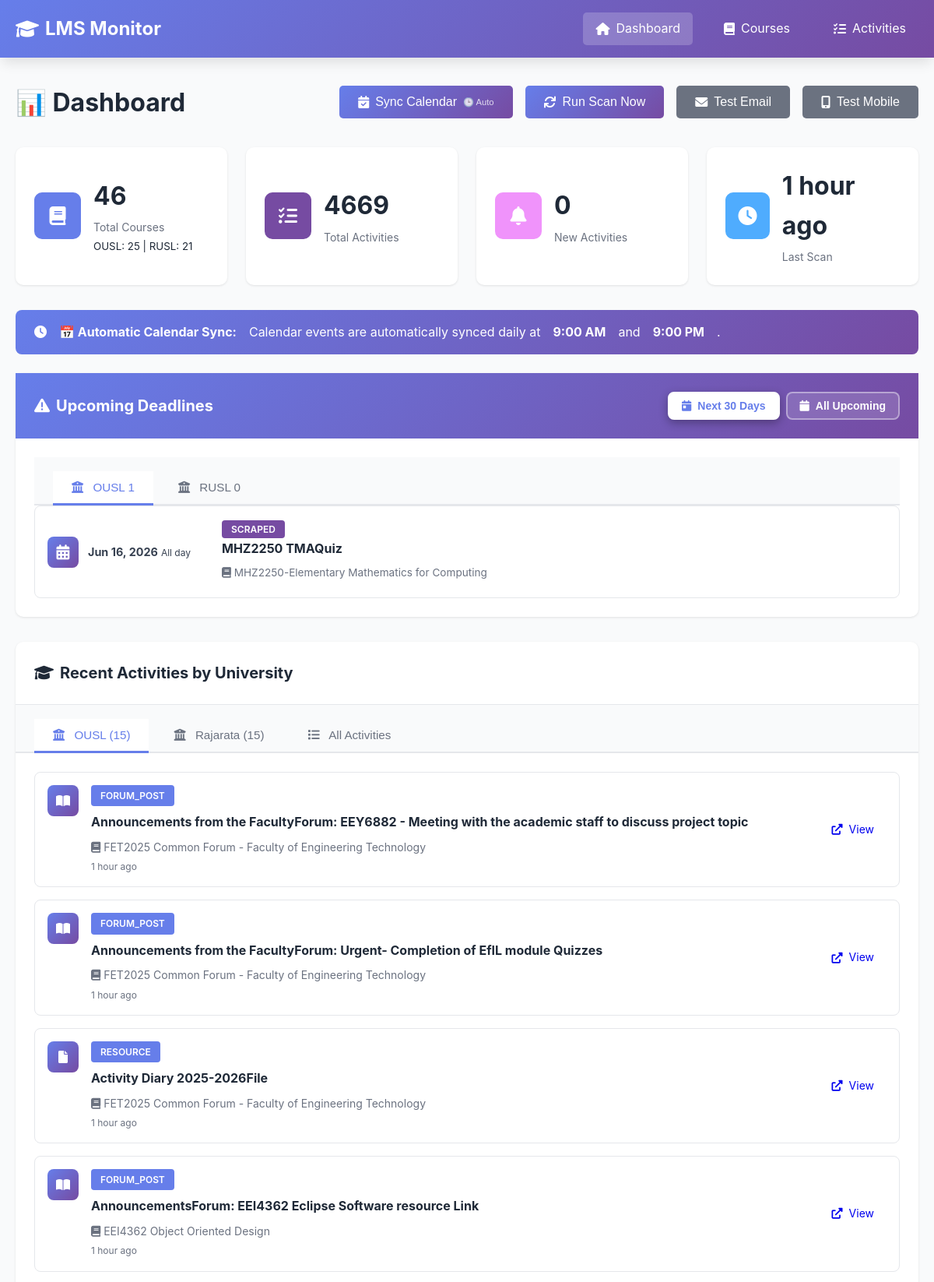
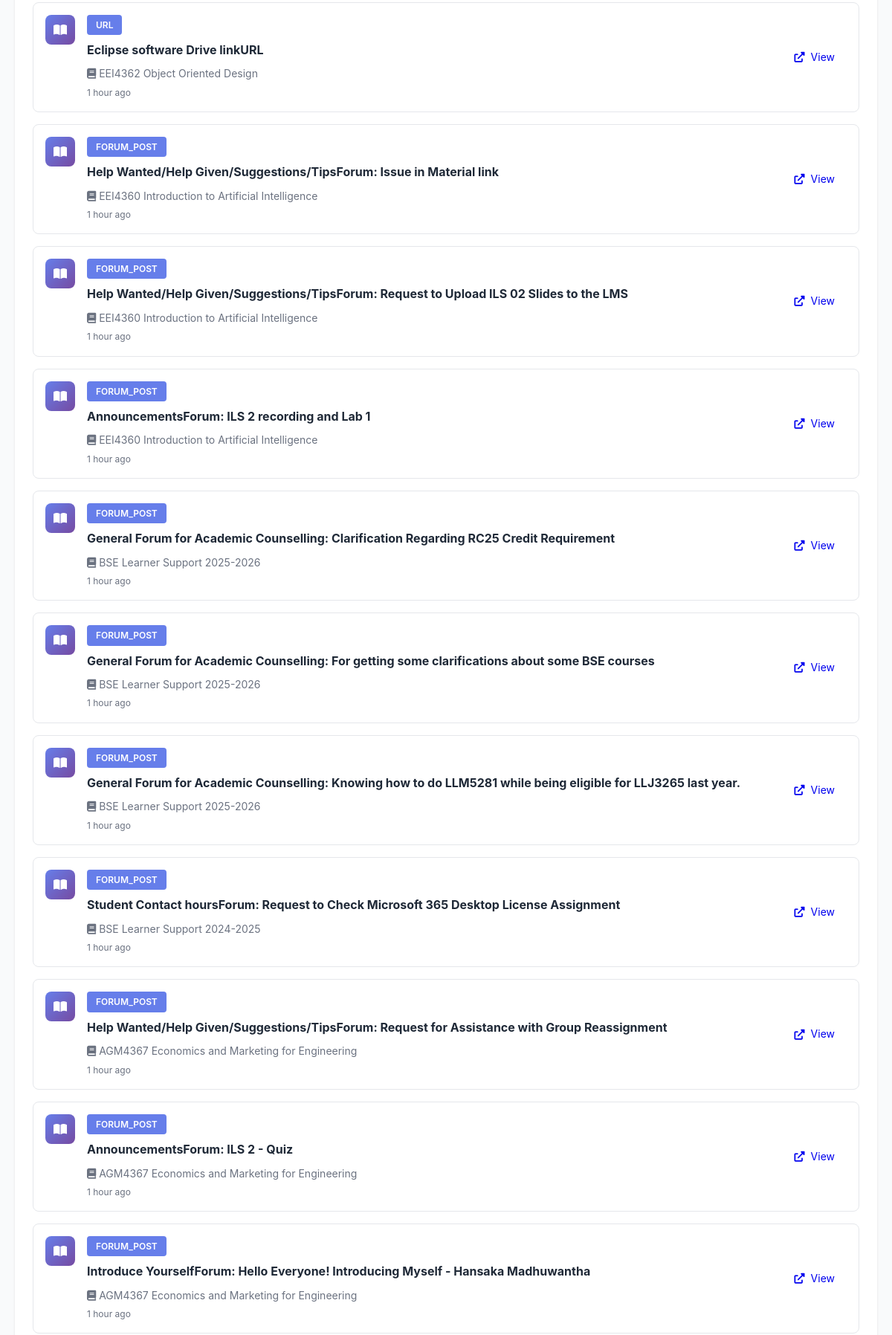
The page / (upper part) on the database its author committed (2 pictures, top to bottom).
### tables this page shows
CREATE TABLE scan_history (
                id INTEGER PRIMARY KEY AUTOINCREMENT,
                lms_name TEXT NOT NULL,
                scan_time TIMESTAMP DEFAULT CURRENT_TIMESTAMP,
                courses_found INTEGER,
                activities_found INTEGER,
                new_activities INTEGER,
                status TEXT,
                error_message TEXT
            );

CREATE TABLE deadlines (
                id INTEGER PRIMARY KEY AUTOINCREMENT,
                deadline_id TEXT UNIQUE NOT NULL,
                title TEXT NOT NULL,
                description TEXT,
                deadline_date TIMESTAMP NOT NULL,
                lms_name TEXT NOT NULL,
                course_id TEXT,
                activity_id TEXT,
                source TEXT NOT NULL,
                location TEXT,
                first_seen TIMESTAMP DEFAULT CURRENT_TIMESTAMP,
                FOREIGN KEY (course_id) REFERENCES courses(course_id),
                FOREIGN KEY (activity_id) REFERENCES activities(activity_id)
            );

CREATE TABLE courses (
                id INTEGER PRIMARY KEY AUTOINCREMENT,
                course_id TEXT UNIQUE NOT NULL,
                lms_name TEXT NOT NULL,
                course_name TEXT NOT NULL,
                course_url TEXT,
                first_seen TIMESTAMP DEFAULT CURRENT_TIMESTAMP,
                last_checked TIMESTAMP DEFAULT CURRENT_TIMESTAMP
            );

### app.py (the view)
@app.route('/')
def index():
    stats = db.get_stats()
    recent_activities = db.get_recent_activities(limit=20)
    scan_history = db.get_scan_history(limit=10)
    ousl_activities = db.get_activities_by_lms('OUSL', limit=15)
    rusl_activities = db.get_activities_by_lms('RUSL', limit=15)
    upcoming_deadlines = db.get_all_upcoming_deadlines(days_ahead=365)
    import re
    for deadline in upcoming_deadlines:
        if deadline['source'] in ['calendar', 'scraped'] and not deadline.get('course_name'):
            course_code_match = re.search(r'\b([A-Z]{2,4}\d{4})\b', deadline['title'])
            if course_code_match:
                course_code = course_code_match.group(1)
                courses = db.get_all_courses()
                for course in courses:
                    if course_code in course['course_name']:
                        deadline['course_name'] = course['course_name']
                        break
    is_render = os.getenv('RENDER') is not None or os.getenv('RAILWAY_ENVIRONMENT') is not None
    return render_template('index.html',
                          stats=stats,
                          recent_activities=recent_activities,
                          ousl_activities=ousl_activities,
                          rusl_activities=rusl_activities,
                          upcoming_deadlines=upcoming_deadlines,
                          scan_history=scan_history,
                          is_render=is_render)

### app.py (called while the page is built)
@app.template_filter('datetime')
def format_datetime(value, format='%Y-%m-%d %H:%M:%S'):
    if value is None:
        return ''
    if isinstance(value, str):
        try:
            value = datetime.fromisoformat(value.replace('Z', '+00:00'))
        except:
            return value
    if value.tzinfo is None:
        from datetime import timezone
        value = value.replace(tzinfo=timezone.utc)
    from datetime import timezone, timedelta
    colombo_tz = timezone(timedelta(hours=5, minutes=30))
    local_time = value.astimezone(colombo_tz)
    return local_time.strftime(format)

### database.py (called while the page is built)
    def get_connection(self):
        return sqlite3.connect(self.db_path)

    def get_recent_activities(self, limit: int = 50) -> List[Dict[str, Any]]:
        conn = self.get_connection()
        cursor = conn.cursor()
        cursor.execute("""
            SELECT
                a.activity_id,
                a.activity_type,
                a.title,
                a.description,
                a.url,
                a.deadline,
                a.first_seen,
                a.is_new,
                c.course_name,
                c.lms_name
            FROM activities a
            JOIN courses c ON a.course_id = c.course_id
            ORDER BY a.first_seen DESC
            LIMIT ?
        """, (limit,))
        columns = [desc[0] for desc in cursor.description]
        activities = [dict(zip(columns, row)) for row in cursor.fetchall()]
        conn.close()
        return activities

    def get_activities_by_lms(self, lms_name: str, limit: int = 20) -> List[Dict[str, Any]]:
        conn = self.get_connection()
        cursor = conn.cursor()
        cursor.execute("""
            SELECT
                a.activity_id,
                a.activity_type,
                a.title,
                a.description,
                a.url,
                a.deadline,
                a.first_seen,
                a.is_new,
                c.course_name,
                c.lms_name
            FROM activities a
            JOIN courses c ON a.course_id = c.course_id
            WHERE c.lms_name = ?
            ORDER BY a.first_seen DESC
            LIMIT ?
        """, (lms_name, limit))
        columns = [desc[0] for desc in cursor.description]
        activities = [dict(zip(columns, row)) for row in cursor.fetchall()]
        conn.close()
        return activities

### templates/index.html (shortened to what this page needs)
{% extends "base.html" %}  {% block content %}
<div class="dashboard">
  <div class="page-header">
    <h1>📊 Dashboard</h1>
    <div class="actions">
      <button
        onclick="syncCalendar()"
        class="btn btn-primary"
        title="Auto-syncs daily at 9 AM & 9 PM"
      >
        <i class="fas fa-calendar-check"></i> Sync Calendar
        <span style="font-size: 0.7em; opacity: 0.8">🕒 Auto</span>
      </button>
      {% if is_render %}
      <button class="btn btn-secondary" disabled title="Scanning is automated via GitHub Actions (runs twice daily)">
        <i class="fas fa-sync"></i> Auto Scan (GitHub Actions)
      </button>
      {% else %}
      <button onclick="triggerScan()" class="btn btn-primary">
        <i class="fas fa-sync"></i> Run Scan Now
      </button>
      {% endif %}
      <button onclick="testEmail()" class="btn btn-secondary">
        <i class="fas fa-envelope"></i> Test Email
      </button>
      <button onclick="testNtfy()" class="btn btn-secondary">
        <i class="fas fa-mobile-alt"></i> Test Mobile
      </button>
    </div>
  </div>
  <div class="stats-grid">
    <div class="stat-card">
      <div class="stat-icon" style="background: #667eea">
        <i class="fas fa-book"></i>
      </div>
      <div class="stat-content">
        <h3>{{ stats.total_courses }}</h3>
        <p>Total Courses</p>
        <small
          >OUSL: {{ stats.ousl_courses }} | RUSL: {{ stats.rusl_courses
          }}</small
        >
      </div>
    </div>
    <div class="stat-card">
      <div class="stat-icon" style="background: #764ba2">
        <i class="fas fa-tasks"></i>
      </div>
      <div class="stat-content">
        <h3>{{ stats.total_activities }}</h3>
        <p>Total Activities</p>
      </div>
    </div>
    <div class="stat-card">
      <div class="stat-icon" style="background: #f093fb">
        <i class="fas fa-bell"></i>
      </div>
      <div class="stat-content">
        <h3 id="new-activities-count">{{ stats.new_activities }}</h3>
        <p>New Activities</p>
      </div>
    </div>
    <div class="stat-card">
      <div class="stat-icon" style="background: #4facfe">
        <i class="fas fa-clock"></i>
      </div>
      <div class="stat-content">
        <h3>
          {{ stats.last_scan_time|timeago if stats.last_scan_time else 'Never'
          }}
        </h3>
        <p>Last Scan</p>
      </div>
    </div>
  </div>
  <div
    class="alert alert-success"
    style="
      background: linear-gradient(135deg, #667eea 0%, #764ba2 100%);
      color: white;
      border: none;
    "
  >
    <i class="fas fa-clock"></i>
    <strong>📅 Automatic Calendar Sync:</strong> Calendar events are
    automatically synced daily at <strong>9:00 AM</strong> and
    <strong>9:00 PM</strong>.
  </div>
  {% if upcoming_deadlines %}
  <div class="card deadline-card">
    <div
      class="card-header"
      style="display: flex; justify-content: space-between; align-items: center"
    >
      <h2><i class="fas fa-exclamation-triangle"></i> Upcoming Deadlines</h2>
      <div class="deadline-filter">
        <button
          class="filter-btn active"
          onclick="filterDeadlines(30)"
          data-days="30"
        >
          <i class="fas fa-calendar-day"></i> Next 30 Days
        </button>
        <button class="filter-btn" onclick="filterDeadlines(0)" data-days="0">
          <i class="fas fa-calendar"></i> All Upcoming
        </button>
      </div>
    </div>
    <div class="card-body">
      <div class="tabs">
        <button
          class="tab-button active"
          onclick="switchDeadlineTab(event, 'ousl-deadlines')"
        >
          <i class="fas fa-university"></i> OUSL
          <span class="tab-count" id="ousl-count">
            {{ upcoming_deadlines|selectattr('lms_name', 'equalto',
            'OUSL')|list|length }}
          </span>
        </button>
        <button
          class="tab-button"
          onclick="switchDeadlineTab(event, 'rusl-deadlines')"
        >
          <i class="fas fa-university"></i> RUSL
          <span class="tab-count" id="rusl-count">
            {{ upcoming_deadlines|selectattr('lms_name', 'equalto',
            'RUSL')|list|length }}
          </span>
        </button>
      </div>
      <div id="ousl-deadlines" class="tab-content active">
        <div class="deadline-list">
          {% for activity in upcoming_deadlines %} {% if activity.lms_name ==
          'OUSL' %}
          <div
            class="deadline-item {% if activity.is_new %}new{% endif %}"
            data-deadline-date="{{ activity.deadline_date }}"
          >
            <div class="deadline-date">
              <div class="date-icon">
                <i class="fas fa-calendar-alt"></i>
              </div>
              <div class="date-text">
                <strong
                  >{{ activity.deadline_date|datetime('%b %d, %Y') }}</strong
                >
                {% if activity.source == 'scraped' %}
                <small>All day</small>
                {% else %}
                <small>{{ activity.deadline_date|datetime('%I:%M %p') }}</small>
                {% endif %}
              </div>
            </div>
            <div class="deadline-content">
              {% if activity.source %}
              <span
                class="activity-type"
                style="background: {% if activity.source == 'calendar' %}#667eea{% else %}#764ba2{% endif %}"
              >
                {{ activity.source|capitalize }}
              </span>
              {% elif activity.activity_type %}
              <span class="activity-type">{{ activity.activity_type }}</span>
              {% endif %}
              <h4>{{ activity.title }}</h4>
              {% if activity.course_name %}
              <p class="activity-course">
                <i class="fas fa-book"></i> {{ activity.course_name }}
              </p>
              {% endif %}
            </div>
          </div>
          {% endif %} {% endfor %}
        </div>
      </div>
    </div>
  </div>
  {% endif %}
  <div class="card">
    <div class="card-header">
      <h2>
        <i class="fas fa-graduation-cap"></i> Recent Activities by University
      </h2>
    </div>
    <div class="tabs">
      <button class="tab-button active" onclick="openTab(event, 'ousl')">
        <i class="fas fa-university"></i> OUSL ({{ ousl_activities|length }})
      </button>
      <button class="tab-button" onclick="openTab(event, 'rusl')">
        <i class="fas fa-university"></i> Rajarata ({{ rusl_activities|length
        }})
      </button>
      <button class="tab-button" onclick="openTab(event, 'all')">
        <i class="fas fa-list"></i> All Activities
      </button>
    </div>
    <div id="ousl" class="tab-content active">
      <div class="card-body">
        {% if ousl_activities %}
        <div class="activity-list">
          {% for activity in ousl_activities %}
          <div class="activity-item {% if activity.is_new %}new{% endif %}">
            <div class="activity-icon">
              {% if activity.activity_type == 'assign' %}
              <i class="fas fa-file-alt"></i>
              {% elif activity.activity_type == 'quiz' %}
              <i class="fas fa-question-circle"></i>
              {% elif activity.activity_type == 'resource' %}
              <i class="fas fa-file"></i>
              {% elif activity.activity_type == 'forum' %}
              <i class="fas fa-comments"></i>
              {% else %}
              <i class="fas fa-book-open"></i>
              {% endif %}
            </div>
            <div class="activity-content">
              <div class="activity-header">
                <span class="activity-type">{{ activity.activity_type }}</span>
              </div>
              <h4>{{ activity.title }}</h4>
              <p class="activity-course">
                <i class="fas fa-book"></i> {{ activity.course_name }}
              </p>
              <p class="activity-time">{{ activity.first_seen|timeago }}</p>
            </div>
            {% if activity.url %}
            <a href="{{ activity.url }}" target="_blank" class="btn btn-small">
              <i class="fas fa-external-link-alt"></i> View
            </a>
            {% endif %}
          </div>
          {% endfor %}
        </div>
        {% else %}
        <p class="empty-state">
          No OUSL activities found yet. Run a scan to get started!
        </p>
        {% endif %}
      </div>
    </div>
  </div>
</div>
{% endblock %}

### rows shown on the page
scan_history: last_scan_time "1 hour ago"
deadlines: deadline_date "Jun 16, 2026", shows "All day", source "SCRAPED", title "MHZ2250 TMAQuiz", course_name "MHZ2250-Elementary Mathematics for Computing"
courses: activity_type "FORUM_POST", title "Announcements from the FacultyForum: EEY6882 - Meeting with the academic staff to discuss project topic", course_name "FET2025 Common Forum - Faculty of Engineering Technology", first_seen "1 hour ago", title "Announcements from the FacultyForum: Urgent- Completion of EfIL module Quizzes", activity_type "RESOURCE", title "Activity Diary 2025-2026File"
courses: activity_type "FORUM_POST", title "AnnouncementsForum: EEI4362 Eclipse Software resource Link", course_name "EEI4362 Object Oriented Design", first_seen "1 hour ago", activity_type "URL", title "Eclipse software Drive linkURL"
courses: activity_type "FORUM_POST", title "Help Wanted/Help Given/Suggestions/TipsForum: Issue in Material link", course_name "EEI4360 Introduction to Artificial Intelligence", first_seen "1 hour ago", title "Help Wanted/Help Given/Suggestions/TipsForum: Request to Upload ILS 02 Slides to the LMS", title "AnnouncementsForum: ILS 2 recording and Lab 1"
courses: activity_type "FORUM_POST", title "General Forum for Academic Counselling: Clarification Regarding RC25 Credit Requirement", course_name "BSE Learner Support 2025-2026", first_seen "1 hour ago", title "General Forum for Academic Counselling: For getting some clarifications about some BSE courses", title "General Forum for Academic Counselling: Knowing how to do LLM5281 while being eligible for LLJ3265 last year."
courses: activity_type "FORUM_POST", title "Student Contact hoursForum: Request to Check Microsoft 365 Desktop License Assignment", course_name "BSE Learner Support 2024-2025", first_seen "1 hour ago"
courses: activity_type "FORUM_POST", title "Help Wanted/Help Given/Suggestions/TipsForum: Request for Assistance with Group Reassignment", course_name "AGM4367 Economics and Marketing for Engineering", first_seen "1 hour ago", title "AnnouncementsForum: ILS 2 - Quiz", title "Introduce YourselfForum: Hello Everyone! Introducing Myself - Hansaka Madhuwantha"

### other values the page prints
{{ stats.total_courses }} "46"
{{ stats.ousl_courses }} "25"
{{ stats.rusl_courses }} "21"
{{ stats.total_activities }} "4669"
{{ stats.new_activities }} "0"
{{ ousl_activities|length }} "15"
{{ rusl_activities|length }} "15"
